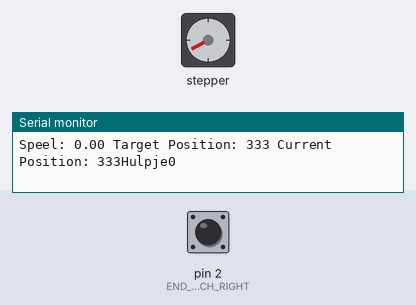
The sketch below on a simulated Arduino Uno, built with avr-gcc and run on an emulated ATmega328P. Shown: stepper motor, the last lines printed to the serial monitor. The test bench sets the inputs (shaded band); at power-on: pin 2 (END_SWITCH_RIGHT) LOW. Stepper angles assume 200 steps per turn.

Above: at 1.2 s.
1.3 s: pin 2 (END_SWITCH_RIGHT) pulled HIGH for 0.15 s
At 7.8 s:
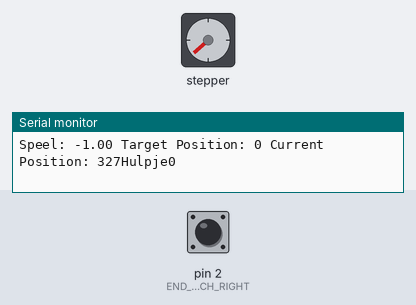
At 14.27 s:
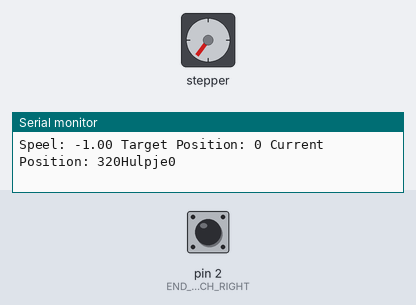
Timing chart, 0 to 14.5 s (numbered marks = the images above; inputs shaded):
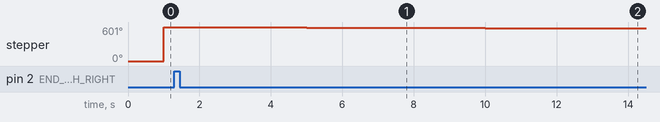

The sketch:

01_Steppermotor.ino
```cpp
// Linear stepper motor driver for bin selector coin selector

#include <AccelStepper.h>                                                                                               // Include the stepper motor library

// Define preprocessor directives stepper motor connections and steps per revolution:
#define MOTOR_X_DIRECTION_PIN                   4                                                                       // Rotation direction stepper motor ClockWise (CW) of CounterClockWise (CCW)
#define MOTOR_X_STEP_PIN                        5                                                                       // Stepper motor clockpulse

AccelStepper motor_X(1, MOTOR_X_STEP_PIN, MOTOR_X_DIRECTION_PIN);                                                       // Create X-motor

#define END_SWITCH_RIGHT                        2                                                                       // End switch right side

#define OFF                                     0                                                                       // Control is switched off
#define CALIBRATION_MODE                        1                                                                       // Calibrate the zero point
#define RUNNING_MODE                            2                                                                       // Steps to a certain position  (positive and negative)

#define PITCH                                   3                                                                       // Traveling distance in mm for 1 rotation
#define MAXIMUM_TRAVELING_DISTANCE              -200                                                                    // Maximum traveling distance of the spindle in mm
#define STEPS_PER_REVOLUTION                    200                                                                     // Stepper amount of pulses for 1 revolution
#define MAX_MOTOR_SPEED                         1500
#define MINIMUM_AMOUNT_1US_PULSES               1000                                                                    // Minimum amout of interrupt counts that are required that the motor needs to get started load included
                                                                                                                        // The minimum pulse time for this motor is 1  millisecond so 1000 pulses need te be counted. So: MAY NOT
                                                                                                                        // BE SMALLER THEN <1000 OR > 65536
                                                                                                                        // Because the timer is a 16 bit timer the maximum setting in 65535
                                                                                                                        // So a seeting of 1000 gives each millisecond 1 step so with a 200 steps motor eacht 1/5 af a second a
                                                                                                                        // rotation (is 5 rotations per second)
                                                                                                                        // So for 1 rotation per second the number need to be 5 * 1000 = 5000
                                                                                                                        // So for 1 rotation per 2 seconds the number need to be 10 * 1000 = 10000
                                                                                                                        // So for 1 rotation per 4 seconds the number need to be 20 * 1000 = 20000
                                                                                                                        // The formula for the needed speed then becomes: abs(100000/calculatedActualPercentage)


// Declare variables
volatile unsigned int controlMode               = OFF;                                                                  // 0 = off, 1 = calibration, 2 = running mode
volatile boolean endSwitchRightActivated        = false;                                                                // Calibration must be done before running other programs

volatile unsigned int zeroPointOffsetInMm       = 5;                                                                    // Offset to the left zero point to end switch right in mm
volatile int newRulerPositionInMm               = 0;                                                                    // New ruler position in mm (xxx = xxx mm so -145 = -145 mm = -14,5 cm)
volatile long newRulerPositionInSteps           = 0;                                                                    // New ruler position in steps

String inputString                              = "";                                                                   // String to hold incoming data of the computer to the arduino
String commandTypeString                        = "blabla";                                                                  // String with the command send by the computer
volatile boolean sendedStringComplete           = false;                                                                // See of the received string is complete

volatile boolean getNewDataFlag                 = false;                                                                // Get new data from the serial bus
volatile boolean newDataAvailableFlag           = true;                                                                 // New available data on the serial bus

volatile long hulpje                            = 0L;

  String dataString = "";
volatile unsigned long delayTimer              = 0;

void setup()
{
  cli();                                                                                                                // Stop the interrupts

  // Declare pins as output:
  pinMode(MOTOR_X_STEP_PIN , OUTPUT);
  pinMode(MOTOR_X_DIRECTION_PIN, OUTPUT);

  // Declare pins as input:
  pinMode(END_SWITCH_RIGHT, INPUT);                                                                                     // Used as normal and interrupt input

  // Initialize the external interrupts

  attachInterrupt(digitalPinToInterrupt(END_SWITCH_RIGHT),ISRcalibrationPointEmercengyStopRight,RISING);                // Start Interrupt service routine calibrationPointEmercengyStopRight

  // ----------------------------------------------------------------------------------------------------------------------------------------------------------------------------------------------------------------------------

  // Timer 0 is used for delay, millis, and micros so don't use it for anything else

  // ----------------------------------------------------------------------------------------------------------------------------------------------------------------------------------------------------------------------------

  // Set timer 1 interrupt timer as a scheduler control CTC mode with clk/256 prescaler so one tick every 33,33333 micro seconds

  TCCR1A = 0;                                                                                                           // Set entire TCCR1A register to 0
  TCCR1B = 0;                                                                                                           // Set entire TCCR1B register to 0
  TCNT1 = 0;                                                                                                            // Reset counter value
  OCR1A =  MINIMUM_AMOUNT_1US_PULSES;                                                                                   // Set compare match register for...........   (OCRn =  [ (clock_speed / Prescaler_value) *
                                                                                                                        // Desired_time_in_Seconds ] - 1) (this is the wanted motorspeed)
  TCCR1B |= (1 << WGM12 | 1 << CS11);                                                                                   // Set mode 4 OCR1A to CTC and 8 for prescaler
  TIFR1 |= (1 << OCF1A);                                                                                                // Clear interrupt flag OCF1A
  TIMSK1 |= (1 << OCIE1A);                                                                                              // Enable timer compare interrupt, interrupt on Compare A Match

  // ----------------------------------------------------------------------------------------------------------------------------------------------------------------------------------------------------------------------------


  // Initialize and start serial communication
  Serial.begin(9600);                                                                                                   // Starts the serial communication
  sei();                                                                                                                // Allow interrupts

  controlMode = CALIBRATION_MODE;
}


void ISRcalibrationPointEmercengyStopRight()                                                                            // Interrupt Service Routine for calibration
{

  if(controlMode == CALIBRATION_MODE)
  {
    endSwitchRightActivated = true;
  }
}


ISR (TIMER1_COMPA_vect)                                                                                                 // Interrupt service routine timer 1: free running timer
{

    switch(controlMode)
    {
      case CALIBRATION_MODE :
              calibrationMode();
              break;
      case RUNNING_MODE:
              runningMode();
              break;
      default: break;
    }

  TIFR1 = 1 << OCF1A;                                                                                                  // Clear the Output Compare A Match Flag timer 1
}


void calibrationMode()
{
  if(digitalRead(END_SWITCH_RIGHT))                                                                                   // Head is already in the most right position (be aware, now used as an normal input but als as an interrupt
  {                                                                                                                   // input.)
    endSwitchRightActivated = true;
  }

  if(!endSwitchRightActivated)                                                                                        // table not at the most right side, move to the right
  {
    motor_X.setSpeed(500);                                                                                            // motor must run to the right so positive number
    motor_X.runSpeed();
    motor_X.setCurrentPosition((zeroPointOffsetInMm * STEPS_PER_REVOLUTION)/ PITCH);                                  // The ofset for the zero point to the endswitch
  }

  else
  {
     if(delayTimer < 500)                                                                                             // Create an delay of 0.5 second
     {
       delayTimer++;
     }
     else
     {
        motor_X.moveTo(0);                                                                                            // Move to the zero point
        motor_X.setSpeed(-500);                                                                                       // motor must run to the left so negative number
        motor_X.run();
        controlMode = RUNNING_MODE;
     }
  }
}

void runningMode()
{
  motor_X.moveTo(newRulerPositionInSteps);

  if(newRulerPositionInSteps > 0)                                                                                    // Motor want's to go through the zero point
  {
    newRulerPositionInSteps = 0;
  }

  if(newRulerPositionInSteps < motor_X.currentPosition())                                                            // motor must run to the left
  {
    motor_X.setSpeed(MAX_MOTOR_SPEED * -1);
  }

  else
  {
    motor_X.setSpeed(MAX_MOTOR_SPEED);                                                                                // motor must run to the right
  }


  motor_X.run();


}

void serialEvent()                                                                                                    // New serial information available
{
  while (Serial.available())
  {
    char inChar = (char)Serial.read();                                                                                // Get the new byte:
    inputString += inChar;                                                                                            // Add it to the inputString:

    if(inChar == '\n')                                                                                                // If the incoming character is a newline, string is complete
    {
      sendedStringComplete = true;
    }
  }
}


void getStringValues()                                                                                                // Get the string with new values
{                                                                                                                     // c:ppp: c = command type (o=off, nrp= new ruler postion0, ppp = position (must end with :)
                                                                                                                      // It uses t x-as as reference, the zero point is at the right side so a momevent to the left side is
                                                                                                                      // an negative number. So to move 100 mm to the left the command must be: nrp:-100:
  int x = 0;
  int separatorSignPosition[5];
  int separatorSignNumber = 0;

  for(x = 0; x < inputString.length(); x++)                                                                           // Search for the position of the separator sign :
  {
    if(inputString.charAt(x) == ':')
    {
      separatorSignPosition[separatorSignNumber] = x;
      separatorSignNumber++;
    }
  }

  commandTypeString = inputString.substring(0,separatorSignPosition[0]);


  if(commandTypeString == "o")  // OFF
  {
    controlMode = OFF;
  }

  if(commandTypeString == "nrp")  // New ruler position
  {
      newRulerPositionInMm = (inputString.substring(separatorSignPosition[0] + 1,separatorSignPosition[1]).toInt());    // New ruler position in mm (xxx = xx.x mm so 145 = 14.5 mm)

      if(newRulerPositionInMm < MAXIMUM_TRAVELING_DISTANCE)
      {
        newRulerPositionInMm = MAXIMUM_TRAVELING_DISTANCE;
      }
      newRulerPositionInSteps = ((long)newRulerPositionInMm *  STEPS_PER_REVOLUTION / PITCH);

  }
  /*else
    controlMode = CALIBRATION_MODE;

  hulpString = inputString.substring(separatorSignPosition[0] + 1,separatorSignPosition[1]);
/*
  if(commandTypeString == "s")  // CALIBRATE MODE
  {


    if(inputString.substring(separatorSignPosition[0] + 1,separatorSignPosition[1]) == "r")
    {
      calibrationMode = RIGHT_CALIBRATION;
    }

    else if(inputString.substring(separatorSignPosition[0] + 1,separatorSignPosition[1]) == "l")
    {
      calibrationMode = LEFT_CALIBRATION;
    }

    else
      calibrationMode = STOP_CALIBRATION;

    controlMode = CALIBRATION_MODE;
  }

  if(totalCalibrationDone)
  {
    if(commandTypeString == "p")  // STEPPER MODE
    {
      newRulerPositionInMmTicks = 8 * (inputString.substring(separatorSignPosition[0] + 1,separatorSignPosition[1]).toInt());    // New ruler position in mm (xxx = xx.x mm so -145 = 14.5 mm)

      stepAmount = newRulerPositionInMmTicks - rulerPositionTicks;
      controlMode = STEPPER_MODE;
    }
  }*/

  //newDataAvailableFlag = true;


    // !!!!!!!!!!!!!!!!  check op calibration done

  }

void writeString(String stringData)                                                                                   // Used to serially push out a String with Serial.write()
{
  for (int i = 0; i < stringData.length(); i++)
  {
    Serial.write(stringData[i]);                                                                                      // Push each char 1 by 1 on each loop pass
  }

}


void loop()
{

  getStringValues();
  inputString = "";

     //dataString = "fase " + String(hulpje) + " Target Position: " + String(motor_X.targetPosition()) + " control mode: " + String(controlMode) ;
      //writeString(dataString);
      // Serial.write("\n");
     dataString = "Speel: " + String(motor_X.speed()) + " Target Position: " + String(motor_X.targetPosition()) + " Current Position: " + String(motor_X.currentPosition()) + "Hulpje" + String(newRulerPositionInSteps)  ;


      writeString(dataString);

       Serial.write("\n");

    //writeString("help\n");

}
```

Measured:
- by itself, stepper: turns 601° clockwise
